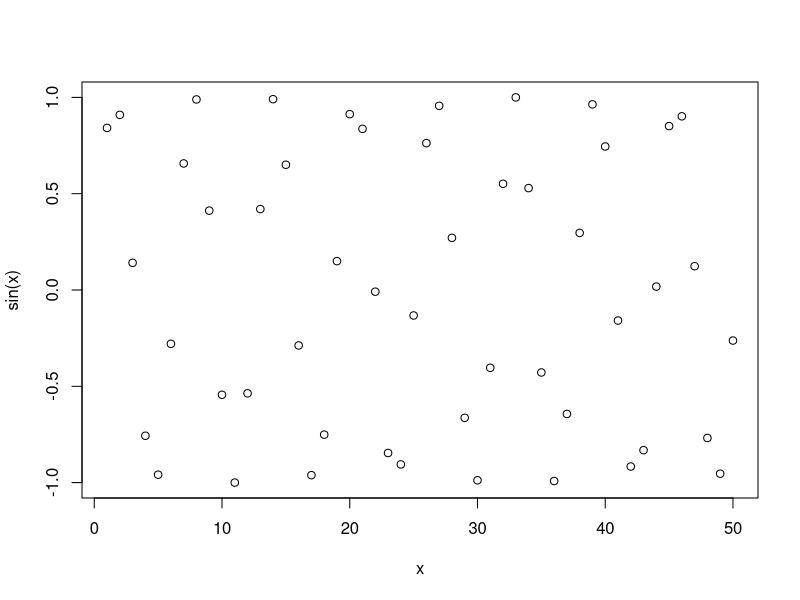
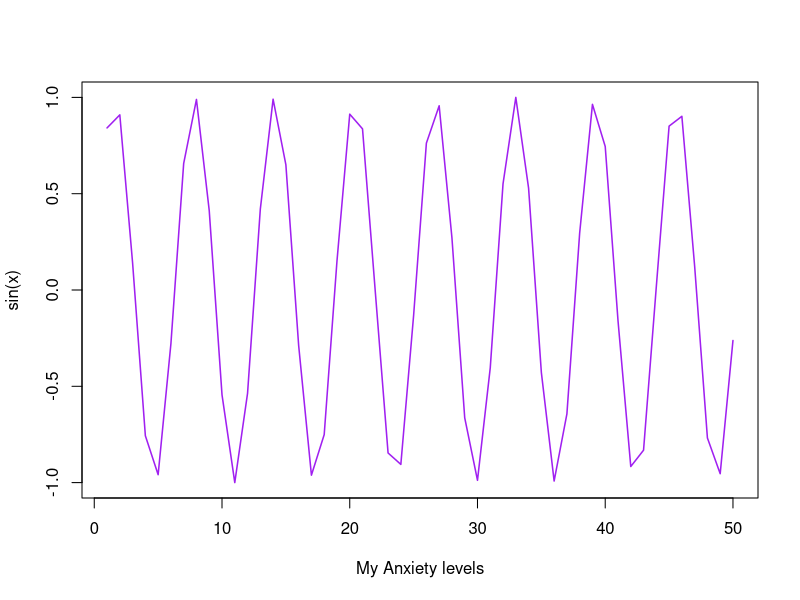

The R script that drew these images, in order:
## ---- chunk 1
x <- 1:50

plot(x,sin(x))
## ---- chunk 2
plot(x,sin(x),typ="l", col="purple", lwd=1.5, xlab= "My Anxiety levels")

